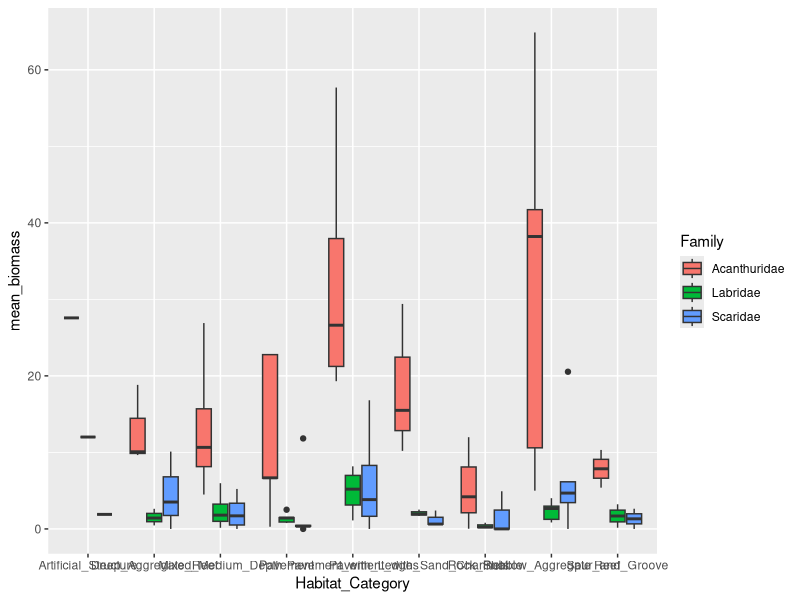
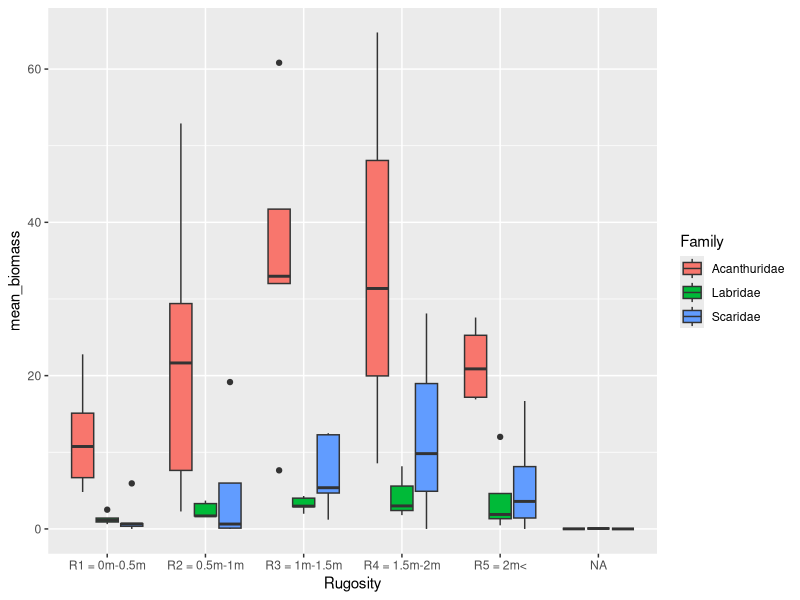

The R source for these figures, in order:
library(dplyr)
library(tidyr)
library(here)
library(tidyverse)

# read in fish data
mbay_fish <- read.csv(here("data","Mbay_fish.csv"))
head(mbay_fish)

# check the sample sizes
mbay_fish %>% distinct(Site, SurveyID) %>% group_by(Site) %>% tally()

# format the species filters
mbay_fish$bio_line_gm2[mbay_fish$use4biomass==0] <- 0 #dont include these species in biomass estimates
spp.ferl <- read.csv(here("data","spp_ferl.csv")) #read in a species table to link to Family
mbay_fish <- mbay_fish %>% left_join(spp.ferl %>% select(Taxon,Family,Consumer)) #add a column for Family to the dataset and link it (join) using Taxon

# calculate the sum by Family biomass per transect, including zeros

fish_sum_0 <- mbay_fish %>% 
  group_by(Site,Year,SurveyID,Habitat_Category,Rugosity,Depth,Family) %>% 
  summarise("biomass"=sum(bio_line_gm2)) %>% ungroup() %>% #sum the biomass for every family and every transect
  pivot_wider(names_from = Family,values_from = biomass,values_fill = 0) %>% #pivot so that each family becomes a column and fill in zeros
  pivot_longer(cols = c(Acanthuridae, Labridae, Scaridae), #pivot to longer so you can plot easier
               names_to = "Family",
               values_to = "Biomass") %>% 
select(Site,Year,SurveyID,Habitat_Category,Rugosity,Depth,Family,Biomass) %>% 
  ungroup()
 
# site summary for habitat
  site_sum_hab <- fish_sum_0 %>% 
   group_by(Site,Year, Habitat_Category, Family) %>% 
summarise(mean_biomass = mean(Biomass, na.rm=TRUE),
          sd_biomass = sd(Biomass, na.rm = TRUE)) %>% 
  ungroup()
  
  #site summary for rugosity
  site_sum_rug <- fish_sum_0 %>% 
    group_by(Site,Year, Rugosity, Family) %>% 
    summarise(mean_biomass = mean(Biomass, na.rm=TRUE),
              sd_biomass = sd(Biomass, na.rm = TRUE)) %>% 
    ungroup()
 
   #make a plot
 site_sum_hab %>%  
 ggplot(aes(x = Habitat_Category, y = mean_biomass, fill = Family)) +
  geom_boxplot()

 site_sum_rug %>%  
   ggplot(aes(x = Rugosity, y = mean_biomass, fill = Family)) +
   geom_boxplot()
 
 